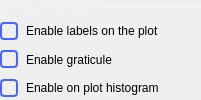
            <widget class="QWidget" name="Oscilloscope_2" native="true">
             <layout class="QVBoxLayout" name="verticalLayout_8">
              <property name="spacing">
               <number>0</number>
              </property>
              <property name="leftMargin">
               <number>0</number>
              </property>
              <property name="topMargin">
               <number>0</number>
              </property>
              <property name="rightMargin">
               <number>0</number>
              </property>
              <property name="bottomMargin">
               <number>0</number>
              </property>
              <item>
               <layout class="QHBoxLayout" name="horizontalLayout_8">
                <property name="spacing">
                 <number>0</number>
                </property>
                <property name="topMargin">
                 <number>0</number>
                </property>
                <item>
                 <widget class="QLabel" name="label_7">
                  <property name="sizePolicy">
                   <sizepolicy hsizetype="Fixed" vsizetype="Fixed">
                    <horstretch>0</horstretch>
                    <verstretch>0</verstretch>
                   </sizepolicy>
                  </property>
                  <property name="styleSheet">
                   <string notr="true">QLabel {
  font-size: 12px;
color: rgba(255, 255, 255, 70);
}</string>
                  </property>
                  <property name="text">
                   <string>OSCILLOSCOPE </string>
                  </property>
                 </widget>
                </item>
                <item>
                 <widget class="Line" name="line_2">
                  <property name="minimumSize">
                   <size>
                    <width>0</width>
                    <height>1</height>
                   </size>
                  </property>
                  <property name="maximumSize">
                   <size>
                    <width>16777215</width>
                    <height>1</height>
                   </size>
                  </property>
                  <property name="styleSheet">
                   <string notr="true">border: 1px solid rgba(255, 255, 255, 70);</string>
                  </property>
                  <property name="orientation">
                   <enum>Qt::Horizontal</enum>
                  </property>
                 </widget>
                </item>
               </layout>
              </item>
              <item>
               <spacer name="verticalSpacer_7">
                <property name="orientation">
                 <enum>Qt::Vertical</enum>
                </property>
                <property name="sizeType">
                 <enum>QSizePolicy::Fixed</enum>
                </property>
                <property name="sizeHint" stdset="0">
                 <size>
                  <width>20</width>
                  <height>5</height>
                 </size>
                </property>
               </spacer>
              </item>
              <item>
               <layout class="QHBoxLayout" name="horizontalLayout">
                <property name="spacing">
                 <number>0</number>
                </property>
                <property name="topMargin">
                 <number>0</number>
                </property>
                <item>
                 <widget class="QCheckBox" name="oscLabelsCheckBox">
                  <property name="sizePolicy">
                   <sizepolicy hsizetype="Minimum" vsizetype="Fixed">
                    <horstretch>0</horstretch>
                    <verstretch>0</verstretch>
                   </sizepolicy>
                  </property>
                  <property name="styleSheet">
                   <string notr="true">QCheckBox {
  spacing: 8px;
  background-color: transparent;
  font-size: 14px;
  font-weight: bold;

  color: rgba(255, 255, 255, 153);
}

QCheckBox::indicator {
  width: 14px;
  height: 14px;
  border: 2px solid rgb(74,100,255);
  border-radius: 4px;
}
QCheckBox::indicator:unchecked { background-color: transparent; }
QCheckBox::indicator:checked { background-color: rgb(74,100,255); }</string>
                  </property>
                  <property name="text">
                   <string/>
                  </property>
                 </widget>
                </item>
                <item>
                 <widget class="QLabel" name="label_2">
                  <property name="sizePolicy">
                   <sizepolicy hsizetype="Fixed" vsizetype="Preferred">
                    <horstretch>0</horstretch>
                    <verstretch>0</verstretch>
                   </sizepolicy>
                  </property>
                  <property name="text">
                   <string>Enable labels on the plot </string>
                  </property>
                 </widget>
                </item>
                <item>
                 <spacer name="horizontalSpacer">
                  <property name="orientation">
                   <enum>Qt::Horizontal</enum>
                  </property>
                  <property name="sizeHint" stdset="0">
                   <size>
                    <width>40</width>
                    <height>20</height>
                   </size>
                  </property>
                 </spacer>
                </item>
               </layout>
              </item>
              <item>
               <spacer name="verticalSpacer_2">
                <property name="orientation">
                 <enum>Qt::Vertical</enum>
                </property>
                <property name="sizeType">
                 <enum>QSizePolicy::Fixed</enum>
                </property>
                <property name="sizeHint" stdset="0">
                 <size>
                  <width>20</width>
                  <height>5</height>
                 </size>
                </property>
               </spacer>
              </item>
              <item>
               <layout class="QHBoxLayout" name="horizontalLayout_13">
                <property name="spacing">
                 <number>0</number>
                </property>
                <property name="bottomMargin">
                 <number>0</number>
                </property>
                <item>
                 <widget class="QCheckBox" name="oscGraticuleCheckBox">
                  <property name="styleSheet">
                   <string notr="true">QCheckBox {
  spacing: 8px;
  background-color: transparent;
  font-size: 14px;
  font-weight: bold;

  color: rgba(255, 255, 255, 153);
}

QCheckBox::indicator {
  width: 14px;
  height: 14px;
  border: 2px solid rgb(74,100,255);
  border-radius: 4px;
}
QCheckBox::indicator:unchecked { background-color: transparent; }
QCheckBox::indicator:checked { background-color: rgb(74,100,255); }</string>
                  </property>
                  <property name="text">
                   <string/>
                  </property>
                 </widget>
                </item>
                <item>
                 <widget class="QLabel" name="label_13">
                  <property name="text">
                   <string>Enable graticule</string>
                  </property>
                 </widget>
                </item>
                <item>
                 <spacer name="horizontalSpacer_9">
                  <property name="orientation">
                   <enum>Qt::Horizontal</enum>
                  </property>
                  <property name="sizeHint" stdset="0">
                   <size>
                    <width>40</width>
                    <height>20</height>
                   </size>
                  </property>
                 </spacer>
                </item>
               </layout>
              </item>
              <item>
               <spacer name="verticalSpacer_12">
                <property name="orientation">
                 <enum>Qt::Vertical</enum>
                </property>
                <property name="sizeType">
                 <enum>QSizePolicy::Fixed</enum>
                </property>
                <property name="sizeHint" stdset="0">
                 <size>
                  <width>20</width>
                  <height>5</height>
                 </size>
                </property>
               </spacer>
              </item>
              <item>
               <layout class="QHBoxLayout" name="horizontalLayout_18">
                <property name="spacing">
                 <number>0</number>
                </property>
                <property name="topMargin">
                 <number>0</number>
                </property>
                <item>
                 <widget class="QCheckBox" name="histCheckBox">
                  <property name="styleSheet">
                   <string notr="true">QCheckBox {
  spacing: 8px;
  background-color: transparent;
  font-size: 14px;
  font-weight: bold;

  color: rgba(255, 255, 255, 153);
}

QCheckBox::indicator {
  width: 14px;
  height: 14px;
  border: 2px solid rgb(74,100,255);
  border-radius: 4px;
}
QCheckBox::indicator:unchecked { background-color: transparent; }
QCheckBox::indicator:checked { background-color: rgb(74,100,255); }</string>
                  </property>
                  <property name="text">
                   <string/>
                  </property>
                 </widget>
                </item>
                <item>
                 <widget class="QLabel" name="label_17">
                  <property name="text">
                   <string>Enable on plot histogram</string>
                  </property>
                 </widget>
                </item>
                <item>
                 <spacer name="horizontalSpacer_13">
                  <property name="orientation">
                   <enum>Qt::Horizontal</enum>
                  </property>
                  <property name="sizeHint" stdset="0">
                   <size>
                    <width>40</width>
                    <height>20</height>
                   </size>
                  </property>
                 </spacer>
                </item>
               </layout>
              </item>
             </layout>
            </widget>
